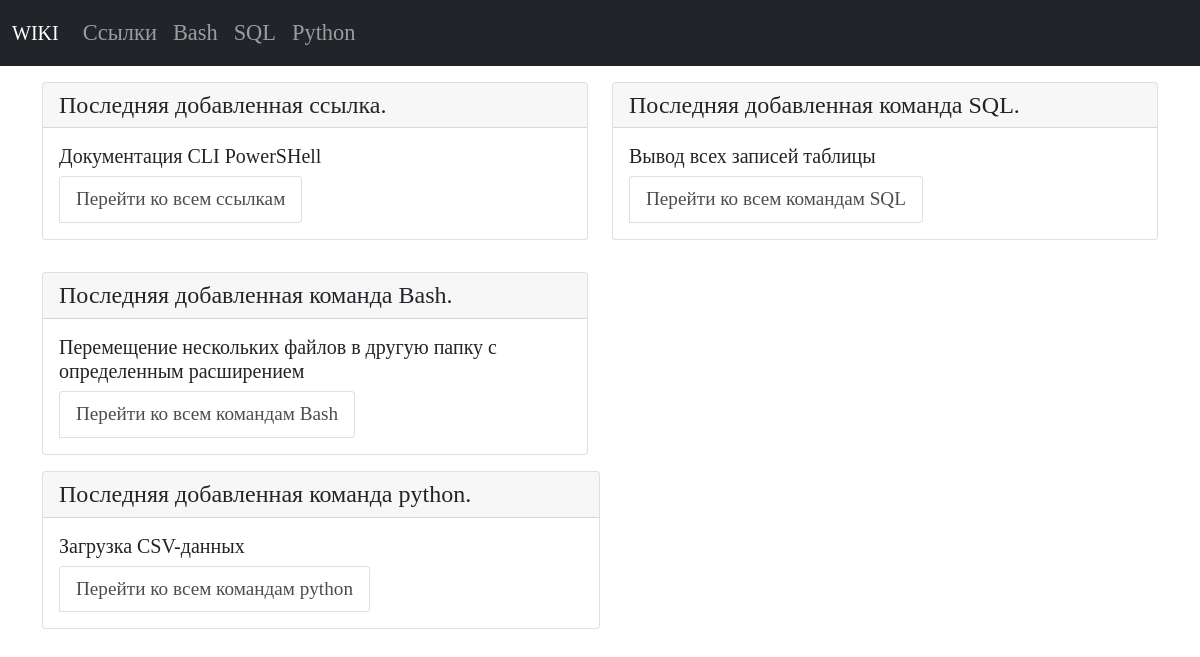
Before: / with the older database file.
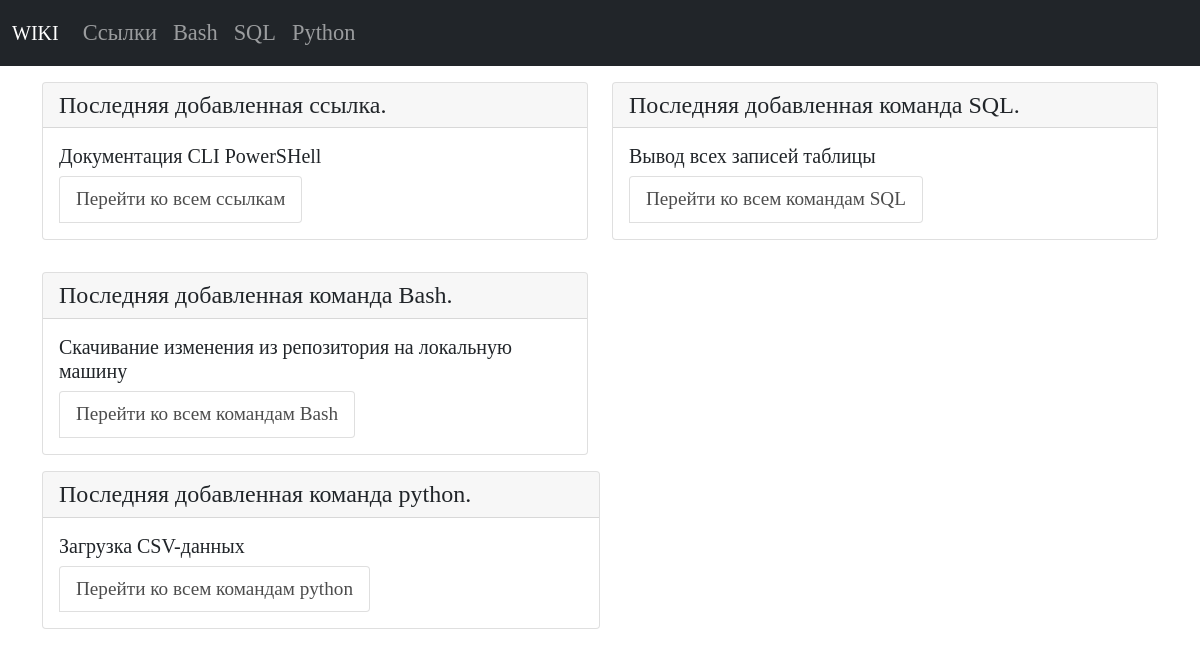
After: the same page with the newer database file.
### tables this page shows
CREATE TABLE "bash" (
    bash_id INTEGER PRIMARY KEY AUTOINCREMENT,
    bash_command TEXT NOT NULL,
    bash_name TEXT NOT NULL
  , bash_description TEXT);

### app.py (the view)
@app.route("/")
def index():
    conn = get_db_connection()
    last_links = conn.execute("SELECT * FROM links ORDER BY 1 DESC").fetchone()
    last_sql = conn.execute("SELECT * FROM sql ORDER BY 1 DESC").fetchone()
    last_bash = conn.execute("SELECT * FROM bash ORDER BY 1 DESC").fetchone()
    last_python = conn.execute("SELECT * FROM python ORDER BY 1 DESC").fetchone()
    return render_template("index.html",
                           last_links=last_links,
                           last_sql=last_sql,
                           last_bash=last_bash,
                           last_python=last_python, )

### app.py (called while the page is built)
def get_db_connection():
    db_path = os.path.join(BASE_DIR, "database.db")
    conn = sqlite3.connect(db_path)
    conn.row_factory = sqlite3.Row
    return conn

### templates/index.html (shortened to what this page needs)
{% extends "base.html" %}
{% block content %}
{% include 'index_content.html' %}
{% endblock %}

### templates/index_content.html (shortened to what this page needs)
<div class="row">
   <div class="col-sm-6">
      <div class="card">
         <h4 class="card-header">Последняя добавленная ссылка.</h4>
         <div class="card-body">
            <h5 class="card-title">{{ last_links.links_name }}</h5>
            <ul class="list-group list-group-horizontal">
               <li class="list-group-item">
                  <a href="{{ url_for('links_list_commands') }}">Перейти ко всем ссылкам</a>
               </li>
            </ul>
         </div>
      </div>
   </div>
   <div class="col-sm-6">
      <div class="card">
         <h4 class="card-header">Последняя добавленная команда SQL.</h4>
         <div class="card-body">
            <h5 class="card-title">{{ last_sql.sql_name }}</h5>
            <ul class="list-group list-group-horizontal">
               <li class="list-group-item">
                  <a href="{{ url_for('sql_list_commands') }}">Перейти ко всем командам SQL</a>
               </li>
            </ul>
         </div>
      </div>
   </div>
</div>
<div class="row">
   <div class="col-sm-6">
      <div class="card">
         <h4 class="card-header">Последняя добавленная команда Bash.</h4>
         <div class="card-body">
            <h5 class="card-title">{{ last_bash.bash_name }}</h5>
            <ul class="list-group list-group-horizontal">
               <li class="list-group-item">
                  <a href="{{ url_for('bash_list_commands') }}">Перейти ко всем командам Bash</a>
               </li>
            </ul>
         </div>
      </div>
   </div>
</div>
<div class="col-sm-6">
   <div class="card">
      <h4 class="card-header">Последняя добавленная команда python.</h4>
      <div class="card-body">
         <h5 class="card-title">{{ last_python.python_name }}</h5>
         <ul class="list-group list-group-horizontal">
            <li class="list-group-item">
               <a href="{{ url_for('python_list_commands') }}">Перейти ко всем командам python</a>
            </li>
         </ul>
      </div>
   </div>
</div>

Changed rows visible on the page:
no longer on this page (row unchanged): bash: bash_name "Перемещение нескольких файлов в другую папку с определенным расширением"
added bash: bash_name "Скачивание изменения из репозитория на локальную машину"
